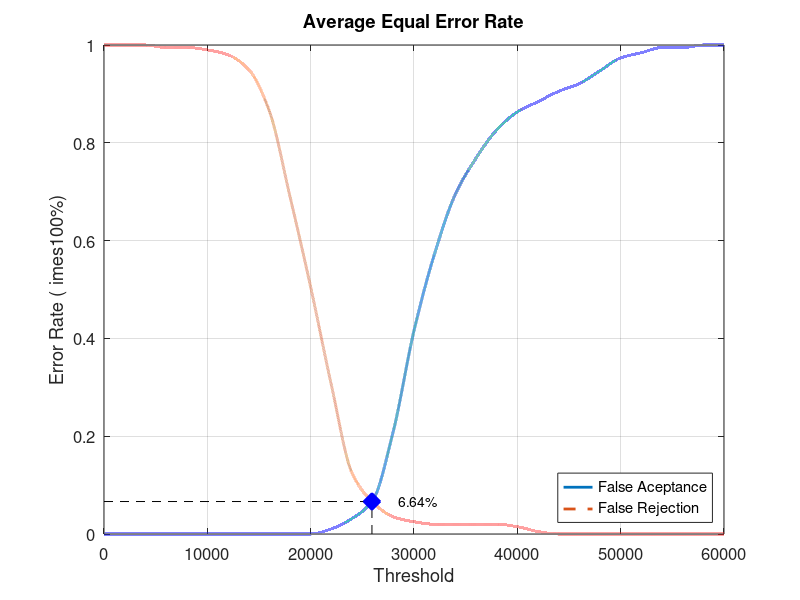
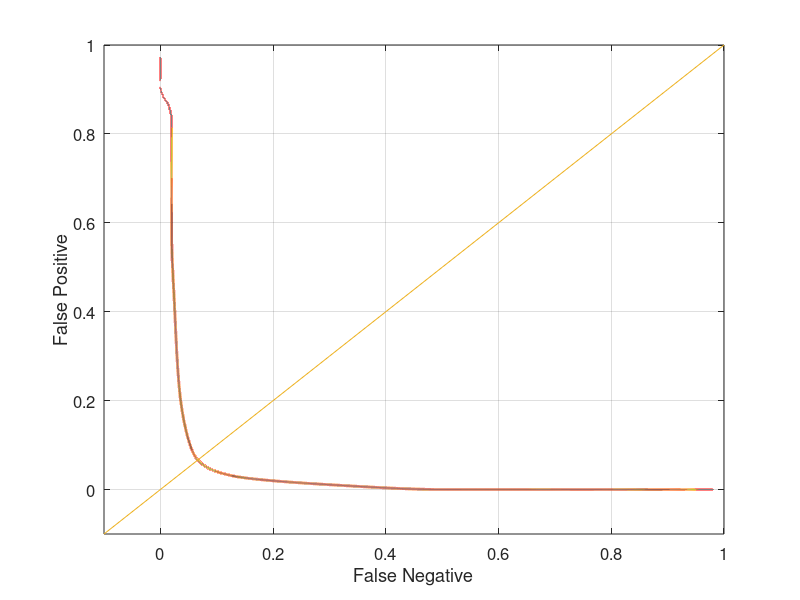

The MATLAB source for these figures, in order:
close all;
clear;
clc;
x = 0:2000:60000;
xq = 0:0.5:60000;

y0 = [0 0 0 0 0 0 0 0 0 0 0 0.0105263 0.0315789 0.0684211 0.210526 0.415789 0.573684 0.694737 0.768421 0.826316 0.863158 0.884211 0.905263 0.921053 0.947368 0.973684 0.984211 0.994737 0.994737 1 1]
yy0 = interp1(x, y0, xq, 'pchip');
y1 = [1 1 1 0.995 0.995 0.99 0.98 0.95 0.865 0.69 0.505 0.305 0.125 0.065 0.035 0.025 0.02 0.02 0.02 0.02 0.015 0.005 0 0 0 0 0 0 0 0 0]
yy1 = interp1(x, y1, xq, 'pchip');

% Calculating EER: 
y2 = abs(y0 - y1);
find(y2 == min(y2))
yy2 = abs(yy0 - yy1);
xEER = find(yy2 == min(yy2));
xEERIndex = xq(xEER) % X-axis EER
yEER = yy0(xEER) % Y-axis EER

main = figure
plot(xq, yy0,'-','LineWidth', 2);	hold on
plot(xq, yy1,'--','LineWidth', 2);	hold on
plot([xEERIndex xEERIndex], [0 yEER], 'k--');	hold on
plot([0 xEERIndex], [yEER yEER], 'k--');	hold on
plot(xEERIndex, yEER, 'bx', 'LineWidth', 10);	hold on
text(xEERIndex + 10 * xEERIndex / 100, yEER, [num2str(round((10000 * yEER)) / 100) '%'])
legend('False Aceptance', 'False Rejection', 'Location', 'SouthEast')
xlabel('Threshold')
ylabel('Error Rate (	imes100%)')
title('Average Equal Error Rate')
set(gca, 'FontSize', 12)
axis([0 60000 0 1])
grid on

print(main, 'Database4_4Main', '-dpng');
FNRxFPR = figure('Color', [1 1 1]);
plot(yy1, yy0, '-', yy1, yy0, 'LineWidth', 2);
hold on
y = -0.1:0.1:1
plot(y, y); 
set(gca, 'FontSize', 12)
xlabel('False Negative')
ylabel('False Positive')
axis([-0.1 1 -0.1 1])
set(gca, 'FontSize', 12)
grid on

print(FNRxFPR, 'Database4_4FNRxFPR','-dpng');
